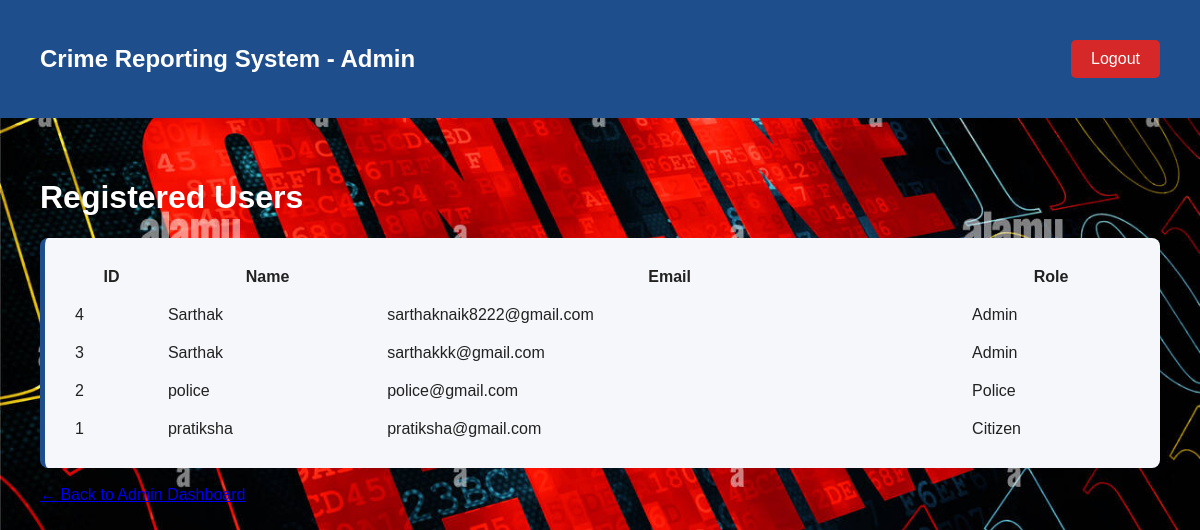
Page /admin_users (signed in) on the committed database.
### tables this page shows
CREATE TABLE users (
            id INTEGER PRIMARY KEY AUTOINCREMENT,
            name TEXT NOT NULL,
            email TEXT UNIQUE NOT NULL,
            password TEXT NOT NULL,
            role TEXT NOT NULL
        );

### app.py (the view)
@app.route("/admin_users")
def admin_users():
    if "user_id" not in session:
        return redirect(url_for("login"))
    if not check_admin():
        return "Access Denied"
    conn = get_db_connection()
    users = conn.execute("""
        SELECT
            id,
            name,
            email,
            role
        FROM users
        ORDER BY id DESC
    """).fetchall()
    conn.close()
    return render_template(
        "admin_users.html",
        users=users
    )

### app.py (called while the page is built)
def get_db_connection():
    conn = sqlite3.connect("database.db")
    conn.row_factory = sqlite3.Row
    return conn

def check_admin():
    if "user_id" not in session:
        return False
    if session.get("email") != ADMIN_EMAIL:
        return False
    if session.get("role") != "Admin":
        return False
    return True

### templates/admin_users.html (shortened to what this page needs)
<!DOCTYPE html>
<html>
<head>
    <link rel="stylesheet"
          href="{{ url_for('static', filename='style.css') }}">
</head>
<body>
<header>
    <h2>Crime Reporting System - Admin</h2>
    <a href="{{ url_for('logout') }}"
       class="logout-button">
        Logout
    </a>
</header>
<div class="dashboard-page">
    <h1>Registered Users</h1>
    {% if users %}
    <div class="complaint-box">
        <table style="width:100%; border-collapse:collapse;">
            <tr>
                <th style="padding:10px;">ID</th>
                <th style="padding:10px;">Name</th>
                <th style="padding:10px;">Email</th>
                <th style="padding:10px;">Role</th>
            </tr>
            {% for user in users %}
            <tr>
                <td style="padding:10px;">
                    {{ user["id"] }}
                </td>
                <td style="padding:10px;">
                    {{ user["name"] }}
                </td>
                <td style="padding:10px;">
                    {{ user["email"] }}
                </td>
                <td style="padding:10px;">
                    {{ user["role"] }}
                </td>
            </tr>
            {% endfor %}
        </table>
    </div>
    {% else %}
    <p>No users found.</p>
    {% endif %}
    <br>
    <a href="{{ url_for('admin_dashboard') }}">
        ← Back to Admin Dashboard
    </a>
</div>
</body>
</html>

### static/style.css (style rules this page uses)
* { box-sizing: border-box; }
body { margin: 0; padding: 0; font-family: Arial, sans-serif; background-image: url("/static/crime.jpg"); background-size: cover; background-position: center; background-repeat: no-repeat; min-height: 100vh; color: #222; }
.dashboard-page { padding: 40px; }
.logout-button { background-color: #d62828; color: white; text-decoration: none; padding: 10px 20px; border-radius: 5px; }
header { background-color: #1f4e8c; color: white; padding: 25px 40px; display: flex; justify-content: space-between; align-items: center; }
.complaint-box { background-color: #f5f7fa; padding: 20px; margin-top: 20px; border-radius: 8px; border-left: 5px solid #1f4e8c; }
.dashboard-page h1 { color: white; }

### rows in the picture
users: id "4", name "Sarthak", email "sarthaknaik8222@gmail.com", role "Admin"
users: id "3", name "Sarthak", email "sarthakkk@gmail.com", role "Admin"
users: id "2", name "police", email "police@gmail.com", role "Police"
users: id "1", name "pratiksha", email "pratiksha@gmail.com", role "Citizen"
